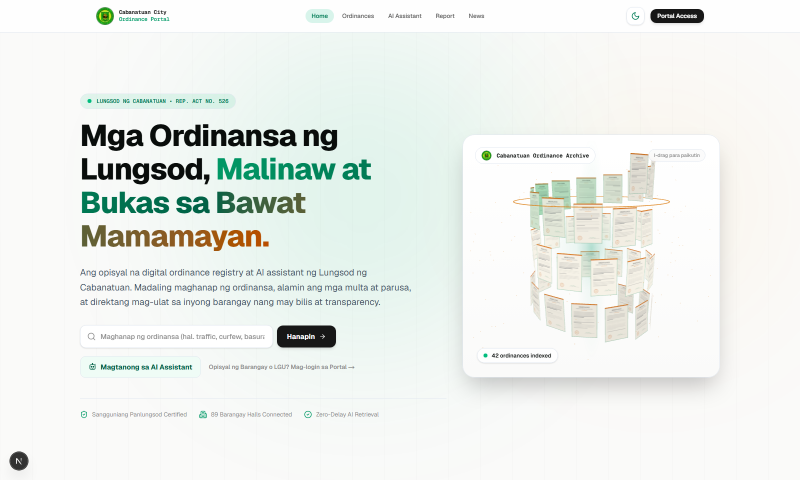
#> input picture docs/user_manual/screenshots/original/common/common_01_homepage_hero.png, 1600 x 960 px (shown at 1/2 size); its folder holds 3 pictures in this run
$ python generate_capstone_manual.py
#> lines starting #> are read from the running program, lines starting #| are printed output that depends on the picture
#!/usr/bin/env python3
"""
Capstone Appendix C User Manual Generator
Modeled directly after the academic capstone reference:
  "10. A-PROGRESSIVE-WEB-APPLICATIONBASED-QUEUE-pages-deleted.pdf"

Format and Structure:
  - Header: APPENDIX C / User Manual / Cabanatuan City Ordinance & Legislative Portal
  - Typography: Times New Roman throughout (12pt body, 1.15 line spacing, 0.5-inch first-line indent)
  - Layout: Standard 1-inch margins (6.5 inches printable width)
  - Procedural focus: 100% focused on HOW TO USE THE SYSTEM (no generic headers, logos, theme toggles, or sidebars)
  - Figure Images: Framed cards with dark title banners and clean numbered circular callout pins (NO cluttering boxes!)
  - Tables: Standard 2-column format:
      No. | Field, Control, or Area — Detailed Technical Description
  - Master Index: Summary Checklist of All User Manual Figures (matching reference P43-P46)
"""

import os
import sys
import subprocess
from pathlib import Path
from PIL import Image, ImageDraw, ImageFont
import docx
from docx import Document
from docx.shared import Inches, Pt, RGBColor
from docx.enum.text import WD_ALIGN_PARAGRAPH, WD_LINE_SPACING
from docx.enum.table import WD_TABLE_ALIGNMENT
from docx.oxml import OxmlElement, parse_xml
from docx.oxml.ns import nsdecls, qn

if sys.stdout.encoding != 'utf-8':
    try:
        sys.stdout.reconfigure(encoding='utf-8')
    except Exception:
        pass

BASE_DIR = Path(__file__).resolve().parent.parent
ORIGINAL_DIR = BASE_DIR / "screenshots" / "original"
CAPSTONE_IMG_DIR = BASE_DIR / "screenshots" / "capstone"
CAPSTONE_IMG_DIR.mkdir(parents=True, exist_ok=True)
OUTPUT_DIR = BASE_DIR / "output"
OUTPUT_DIR.mkdir(parents=True, exist_ok=True)

DOCX_OUTPUT_PATH = OUTPUT_DIR / "Cabanatuan_City_Ordinance_Portal_User_Manual.docx"
PDF_OUTPUT_PATH = OUTPUT_DIR / "Cabanatuan_City_Ordinance_Portal_User_Manual.pdf"

# Color Palette for Pins
PIN_BG_COLOR = (29, 78, 216, 255)       # Royal Blue (#1D4ED8)
PIN_BORDER_COLOR = (255, 255, 255, 255) # Pure White (2px)
PIN_SHADOW_COLOR = (0, 0, 0, 110)       # Drop shadow
BANNER_BG = (15, 23, 42)                 # Dark Navy/Slate (#0F172A)
FRAME_BORDER = (203, 213, 225)           # Light Slate (#CBD5E1)

def get_fonts():
    """Load bold and regular Windows fonts."""
    font_paths = [
        r"C:\Windows\Fonts\segoeuib.ttf",
        r"C:\Windows\Fonts\arialbd.ttf",
    ]
    banner_font = None
    pin_font = None
    for p in font_paths:
        if os.path.exists(p):
            try:
                banner_font = ImageFont.truetype(p, 18)
                pin_font = ImageFont.truetype(p, 15)
                break
            except Exception:
                continue
    if not banner_font:
        banner_font = ImageFont.load_default()
        pin_font = ImageFont.load_default()
    return banner_font, pin_font

def create_capstone_figure_image(orig_subpath, figure_label, title, pins, out_filename):
    """
    Renders an academic capstone figure image:
      - Top banner with dark navy background and white title text
      - Framed original screenshot
      - Numbered circular pin badges resting directly on targeted controls (NO bounding boxes!)
    """
    orig_file = ORIGINAL_DIR / orig_subpath
    if not orig_file.exists():
        print(f"  [!] Missing original screenshot: {orig_file}")
        return None

    banner_font, pin_font = get_fonts()
    im = Image.open(orig_file).convert("RGB")
#> im is the input picture: PIL image 1600x960 RGB; mean R, G, B 235.6, 239.8, 236
    w, h = im.size

    banner_h = 46
    canvas = Image.new("RGB", (w, h + banner_h), BANNER_BG)
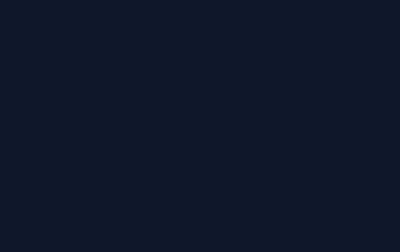
#> canvas: PIL image 1600x1006 RGB (shown at 1/4 size); mean R, G, B 15, 23, 42
    draw = ImageDraw.Draw(canvas)

    # 1. Top banner text: Figure C-X. Title
    banner_text = f"{figure_label}. {title}"
    draw.text((24, 13), banner_text, font=banner_font, fill=(255, 255, 255))

    # 2. Paste screenshot
    canvas.paste(im, (0, banner_h))
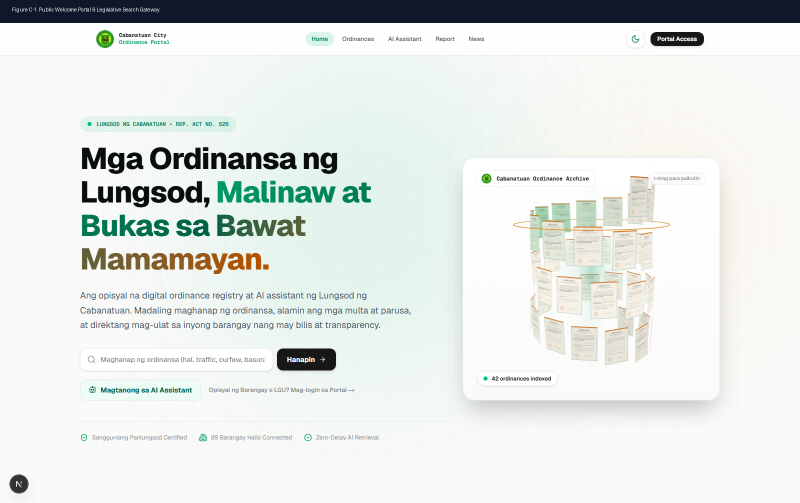
#> canvas: PIL image 1600x1006 RGB (shown at 1/2 size); mean R, G, B 225.6, 230, 227.3

    # 3. Outer border
    draw.rectangle([0, banner_h, w - 1, h + banner_h - 1], outline=FRAME_BORDER, width=2)

    # 4. Draw circular pin badges
    overlay = Image.new("RGBA", canvas.size, (0, 0, 0, 0))
#> overlay: PIL image 1600x1006 RGBA; every value is 0
    odraw = ImageDraw.Draw(overlay)
    radius = 16

    for num, cx, cy in pins:
        # Shift cy by banner_h
        actual_cy = cy + banner_h
        # Clamp within canvas
        actual_cx = max(radius + 4, min(w - radius - 4, cx))
        actual_cy = max(banner_h + radius + 4, min(h + banner_h - radius - 4, actual_cy))

        # Shadow
        odraw.ellipse(
            [actual_cx - radius + 1, actual_cy - radius + 2, actual_cx + radius + 1, actual_cy + radius + 2],
            fill=PIN_SHADOW_COLOR
        )
        # White border ring (2px)
        odraw.ellipse(
            [actual_cx - radius - 2, actual_cy - radius - 2, actual_cx + radius + 2, actual_cy + radius + 2],
            fill=PIN_BORDER_COLOR
        )
        # Solid Royal Blue Pin
        odraw.ellipse(
            [actual_cx - radius, actual_cy - radius, actual_cx + radius, actual_cy + radius],
            fill=PIN_BG_COLOR
        )
        # Number string centered
        num_str = str(num)
        bbox = odraw.textbbox((0, 0), num_str, font=pin_font)
        tw = bbox[2] - bbox[0]
        th = bbox[3] - bbox[1]
        odraw.text((actual_cx - tw / 2, actual_cy - th / 2 - 1), num_str, font=pin_font, fill=(255, 255, 255))
#> (the rest of the program and of its run is left out)
